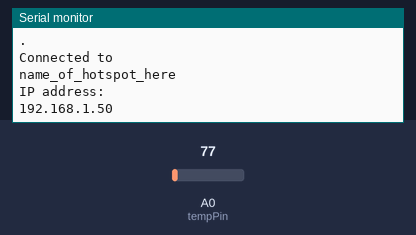
Recording of a sketch running on a simulated ESP8266 (NodeMCU). Shown: the last lines printed to the serial monitor. The test bench sets the inputs (shaded band); at power-on: A0 (tempPin) = 77. WiFi joins after 1.5 s; servers stay silent unless stated; uploads are accepted with an empty reply.

Above: at 3.7 s.
3.8 s: A0 (tempPin) set to 92
At 8.5 s:
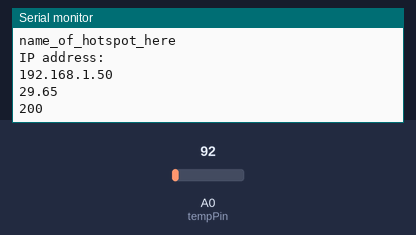
11.5 s: A0 (tempPin) set to 107
At 13.6 s:
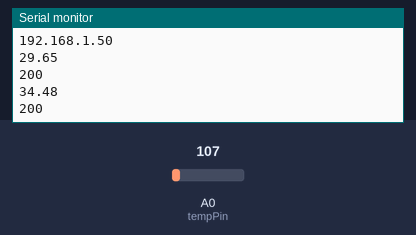
Timing chart, 0 to 15.1 s (numbered marks = the images above; inputs shaded):
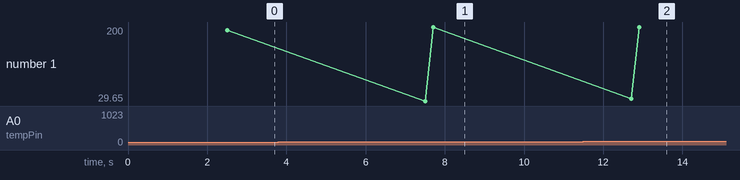

Measured:
- after the input at 3.8 s, the serial monitor: prints a new line after 3.7 s (image 1)
- after the input at 11.5 s, the serial monitor: prints a new line after 1.2 s (image 2)

The sketch:

connNodeMCUdb.ino.ino
```cpp
#include <ESP8266WiFi.h>
#include <WifiClient.h>
#include <ESP8266WebServer.h>
#include <ESP8266HTTPClient.h>

/* Wi-Fi setting connect to your smartphone Wi-Fi hotspot */
const char *ssid = "name_of_hotspot_here";
const char *password = "passwrod_hotspot_here";

/* Variable for taking out LM35 value */
String tempValue;
int analogValue;
int tempPin = A0;
float milliVolts;
float celcius;

/* Variable for sending data to server */
String postData;
int httpCode;
String payload;
void setup(){
delay(1000);
Serial.begin(115200);
WiFi.begin(ssid,password);
Serial.println("");
Serial.println("Connecting");

/* If Wi-Fi hotspot is not found, show ..... in serial monitor */
while(WiFi.status()!=WL_CONNECTED){
delay(500);
Serial.println(".");
}

/* If Wi-Fi hotspot is found, show IP address in serial monitor */
Serial.println("");
Serial.println("Connected to ");
Serial.println(ssid);
Serial.println("IP address: ");
Serial.println(WiFi.localIP());
}
void loop(){

/* Getting value from LM35 */
delay(5000);
analogValue = analogRead(tempPin);
milliVolts = (analogValue/1024.0)*3300;
celcius = milliVolts/10;
tempValue = String(celcius);
Serial.println(tempValue);

/* Sending LM35 value to server */
HTTPClient http;
postData = "tempValue=" + tempValue;
http.begin("http://172.20.10.5/dbInsert.php");
http.addHeader("Content-Type","application/x-www-form-urlencoded");
httpCode = http.POST(postData);
payload = http.getString();
Serial.println(httpCode); //Print HTTP return code
Serial.println(payload); //Print request response payload
http.end();
}
```
